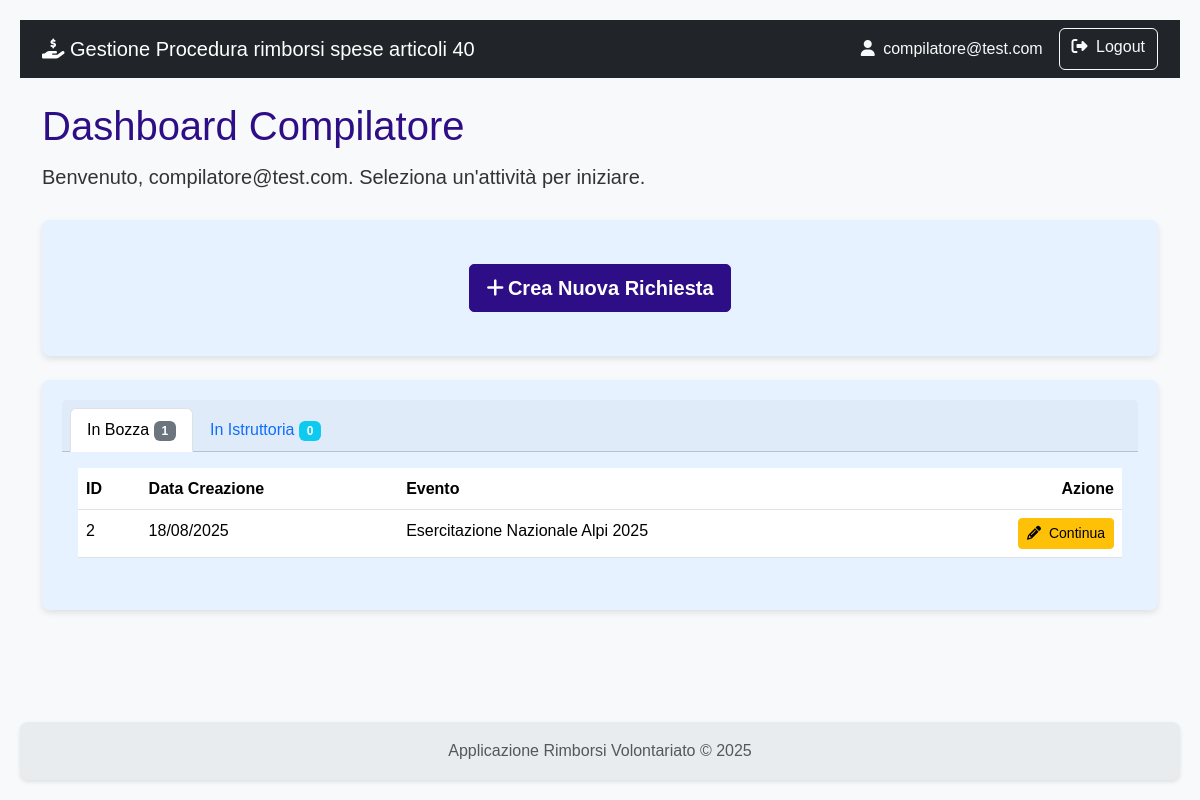
Before: /dashboard (signed in) with the older database file.
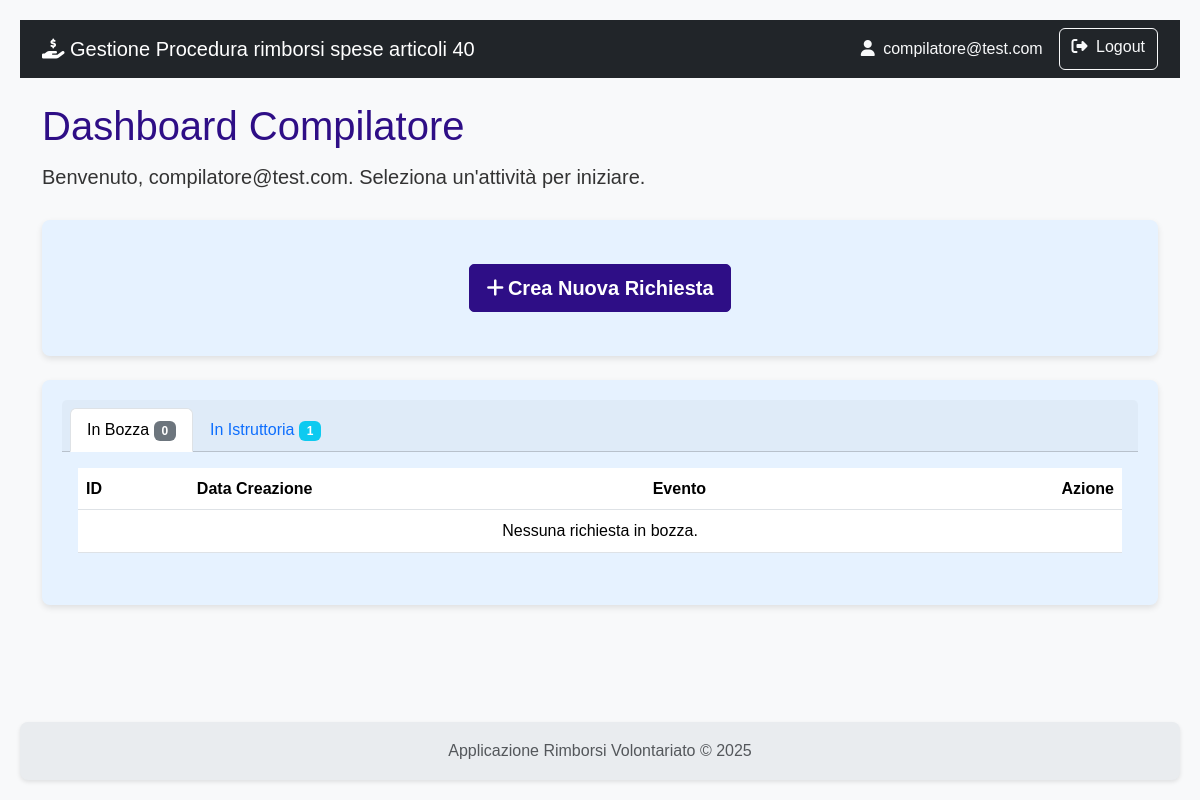
After: the same page with the newer database file.
### rimborsi/models.py (models this page shows)
class Richiesta(db.Model):
    id = db.Column(db.Integer, primary_key=True)
    stato = db.Column(db.String(1), default='A', nullable=False)
    esito = db.Column(db.String(1))
    attivita_svolta = db.Column(db.Text)
    data_inizio_attivita = db.Column(db.Date)
    data_fine_attivita = db.Column(db.Date)
    numero_volontari_coinvolti = db.Column(db.Integer)
    data_creazione = db.Column(db.DateTime, default=datetime.utcnow)
    data_invio = db.Column(db.DateTime)
    protocollo_invio = db.Column(db.String(50), nullable=True)
    note_istruttoria = db.Column(db.Text, nullable=True)
    data_fine_istruttoria = db.Column(db.DateTime)
    protocollo_istruttoria = db.Column(db.String(50), nullable=True)
    evento_id = db.Column(db.Integer, db.ForeignKey('evento.id'), nullable=False)
    organizzazione_id = db.Column(db.Integer, db.ForeignKey('organizzazione.id'), nullable=False)
    impieghi = db.relationship('ImpiegoMezzoAttrezzatura', backref='richiesta', lazy=True, cascade="all, delete-orphan")
    spese = db.relationship('Spesa', backref='richiesta', lazy=True, cascade="all, delete-orphan")
    __table_args__ = (
        db.UniqueConstraint('protocollo_invio', name='uq_richiesta_protocollo_invio'),
        db.UniqueConstraint('protocollo_istruttoria', name='uq_richiesta_protocollo_istruttoria'),
    )

class Evento(db.Model):
    id = db.Column(db.Integer, primary_key=True)
    protocollo_attivazione = db.Column(db.String(50), unique=True)
    nome = db.Column(db.String(100), nullable=False)
    descrizione = db.Column(db.Text)
    tipologia = db.Column(db.String(1), nullable=False)
    data_inizio = db.Column(db.Date)
    data_fine = db.Column(db.Date)
    richieste = db.relationship('Richiesta', backref='evento', lazy=True)
    __table_args__ = (db.UniqueConstraint('protocollo_attivazione', name='uq_evento_protocollo_attivazione'),)

### rimborsi/main/routes.py (the view)
@main.route('/dashboard')
@login_required # Solo gli utenti loggati possono vedere la dashboard
def dashboard():
    template_data = {}
    if current_user.role == 'istruttore':
        richieste_da_istruire = Richiesta.query.filter_by(stato='B').all()
        richieste_istruite = Richiesta.query.filter_by(stato='C').all()
        template_data['richieste_da_istruire'] = richieste_da_istruire
        template_data['richieste_istruite'] = richieste_istruite
        template_data['conteggio_da_istruire'] = len(richieste_da_istruire)
        template_data['conteggio_istruite'] = len(richieste_istruite)
    elif current_user.role == 'compilatore':
        organizzazione_utente = current_user.organizzazioni[0] if current_user.organizzazioni else None
        richieste_in_bozza = []
        if organizzazione_utente:
            richieste_in_bozza = Richiesta.query.filter_by(
                stato='A',
                organizzazione_id=organizzazione_utente.id
            ).order_by(Richiesta.data_creazione.desc()).all()
            richieste_in_istruttoria = Richiesta.query.filter_by(
                stato='B',
                organizzazione_id=organizzazione_utente.id
            ).order_by(Richiesta.data_invio.desc()).all()
        template_data['richieste_in_bozza'] = richieste_in_bozza
        template_data['richieste_in_istruttoria'] = richieste_in_istruttoria
    elif current_user.role == 'amministratore':
        utenti_da_associare = User.query.filter(User.organizzazioni == None).all()
        template_data['utenti_da_associare'] = utenti_da_associare
    return render_template('main/dashboard.html', **template_data)

### rimborsi/templates/main/dashboard.html (shortened to what the changed rows need)
{% extends 'base.html' %}
{% block content %}
    <h1 class="mb-2">
        {% if current_user.role == 'istruttore' %}
            Pannello di Controllo Istruttore
        {% elif current_user.role == 'compilatore' %}
            Dashboard Compilatore
        {% elif current_user.role == 'amministratore' %}
            Pannello di Amministrazione
        {% else %}
            Area di Gestione
        {% endif %}
    </h1>
    {% if current_user.role == 'istruttore' %}
    <div class="row row-cols-1 row-cols-md-3 g-4 mb-4">
        <div class="col">
            <div class="card text-white bg-primary shadow-sm h-100">
                <div class="card-body">
                    <h5 class="card-title">Da Istruire</h5>
                    <p class="card-text fs-2 fw-bold">{{ conteggio_da_istruire }}</p>
                </div>
            </div>
        </div>
        <div class="col">
            <div class="card text-white bg-success shadow-sm h-100">
                <div class="card-body">
                    <h5 class="card-title">Istruite</h5>
                    <p class="card-text fs-2 fw-bold">{{ conteggio_istruite }}</p>
                </div>
            </div>
        </div>
        <div class="col">
            <div class="card shadow-sm h-100">
                <div class="card-body d-flex flex-column justify-content-center">
                     <a href="{{ url_for('istruttoria.gestione_eventi') }}" class="btn btn-outline-secondary">
                        <i class="fas fa-calendar-alt me-1"></i> Gestisci Eventi
                    </a>
                </div>
            </div>
        </div>
    </div>
    <div class="card shadow-sm">
        <div class="card-header">
            <ul class="nav nav-tabs card-header-tabs">
                <li class="nav-item">
                    <a class="nav-link active" data-bs-toggle="tab" href="#tab-da-istruire">
                        Da Istruire <span class="badge bg-primary">{{ conteggio_da_istruire }}</span>
                    </a>
                </li>
                <li class="nav-item">
                    <a class="nav-link" data-bs-toggle="tab" href="#tab-istruite">
                        Istruite <span class="badge bg-success">{{ conteggio_istruite }}</span>
                    </a>
                </li>
            </ul>
        </div>
        <div class="card-body">
            <div class="tab-content">
                <div class="tab-pane fade show active" id="tab-da-istruire">
                    <table class="table table-hover">
                        <thead>
                            <tr>
                                <th>Data Invio</th>
                                <th>Protocollo</th>
                                <th>Organizzazione</th>
                                <th class="text-end">Importo Richiesto</th>
                                <th class="text-center">Azione</th>
                            </tr>
                        </thead>
                        <tbody>
                            {% for richiesta in richieste_da_istruire %}
                            <tr>
                                <td>{{ richiesta.data_invio.strftime('%d/%m/%Y') }}</td>
                                <td>{{ richiesta.protocollo_invio }}</td>
                                <td>{{ richiesta.organizzazione.nome }}</td>
                                <td class="text-end">&euro; {{ "%.2f"|format(richiesta.spese|sum(attribute='importo_richiesto')) }}</td>
                                <td class="text-center">
                                    <a href="{{ url_for('istruttoria.dettaglio_istruttoria', richiesta_id=richiesta.id) }}" class="btn btn-warning btn-sm" title="Avvia Istruttoria">
                                        <i class="fas fa-pencil-alt"></i>
                                    </a>
                                </td>
                            </tr>
                            {% else %}
                            <tr><td colspan="5" class="text-center text-muted">Nessuna richiesta da istruire.</td></tr>
                            {% endfor %}
                        </tbody>
                    </table>
                </div>
                <div class="tab-pane fade" id="tab-istruite">
                    <table class="table table-hover">
                        <thead>
                            <tr>
                                <th>Data Fine Istruttoria</th>
                                <th>Protocollo</th>
                                <th>Organizzazione</th>
                                <th class="text-end">Importo Approvato</th>
                                <th class="text-center">Esito</th>
                            </tr>
                        </thead>
                        <tbody>
                            {% for richiesta in richieste_istruite %}
                            <tr>
                                <td>{{ richiesta.data_fine_istruttoria.strftime('%d/%m/%Y') }}</td>
                                <td>{{ richiesta.protocollo_istruttoria }}</td>
                                <td>{{ richiesta.organizzazione.nome }}</td>
                                <td class="text-end">&euro; 0.00</td>
                                <td class="text-center"><span class="badge bg-secondary">{{ richiesta.esito }}</span></td>
                            </tr>
                            {% else %}
                            <tr><td colspan="5" class="text-center text-muted">Nessuna richiesta già istruita.</td></tr>
                            {% endfor %}
                        </tbody>
                    </table>
                </div>
            </div>
        </div>
    </div>
    {% elif current_user.role == 'compilatore' %}
       <div class="card shadow-sm mb-4">
        <div class="card-body text-center p-4">
            <a href="{{ url_for('richiesta.crea_richiesta') }}" class="btn btn-primary btn-lg">
                <i class="fas fa-plus me-1"></i> Crea Nuova Richiesta
            </a>
        </div>
    </div>
    <div class="card shadow-sm">
        <div class="card-header">
            <ul class="nav nav-tabs card-header-tabs">
                <li class="nav-item">
                    <a class="nav-link active" data-bs-toggle="tab" href="#tab-bozza">
                        In Bozza <span class="badge bg-secondary">{{ richieste_in_bozza|length }}</span>
                    </a>
                </li>
                <li class="nav-item">
                    <a class="nav-link" data-bs-toggle="tab" href="#tab-istruttoria">
                        In Istruttoria <span class="badge bg-info">{{ richieste_in_istruttoria|length }}</span>
                    </a>
                </li>
            </ul>
        </div>
        <div class="card-body">
            <div class="tab-content">
                <div class="tab-pane fade show active" id="tab-bozza">
                    <table class="table table-hover">
                        <thead>
                            <tr>
                                <th>ID</th>
                                <th>Data Creazione</th>
                                <th>Evento</th>
                                <th class="text-end">Azione</th>
                            </tr>
                        </thead>
                        <tbody>
                            {% for richiesta in richieste_in_bozza %}
                            <tr>
                                <td>{{ richiesta.id }}</td>
                                <td>{{ richiesta.data_creazione.strftime('%d/%m/%Y') }}</td>
                                <td>{{ richiesta.evento.nome }}</td>
                                <td class="text-end">
                                 <a href="{{ url_for('richiesta.dettaglio_richiesta', richiesta_id=richiesta.id) }}" class="btn btn-warning btn-sm" title="Continua Compilazione">
                                 <i class="fas fa-pencil-alt me-1"></i> Continua
                                </a>
                                </td>
                            </tr>
                            {% else %}
                            <tr><td colspan="4" class="text-center">Nessuna richiesta in bozza.</td></tr>
                            {% endfor %}
                        </tbody>
                    </table>
                </div>
            </div>
        </div>
    </div>
    {% endif %}
{% endblock %}

Changed rows visible on the page:
no longer on this page (row edited): Richiesta: id "2", data_creazione "18/08/2025", evento.nome "Esercitazione Nazionale Alpi 2025"
Other visible differences:
{{ richieste_in_bozza|length }}: "1" → "0"
{{ richieste_in_istruttoria|length }}: "0" → "1"
text now shown: "Nessuna richiesta in bozza."
